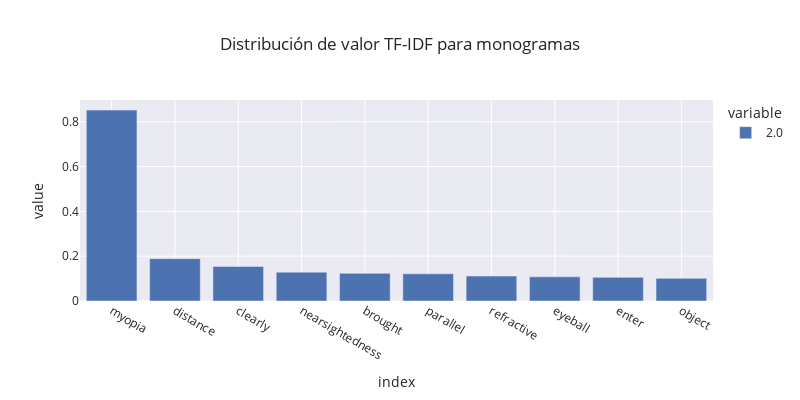
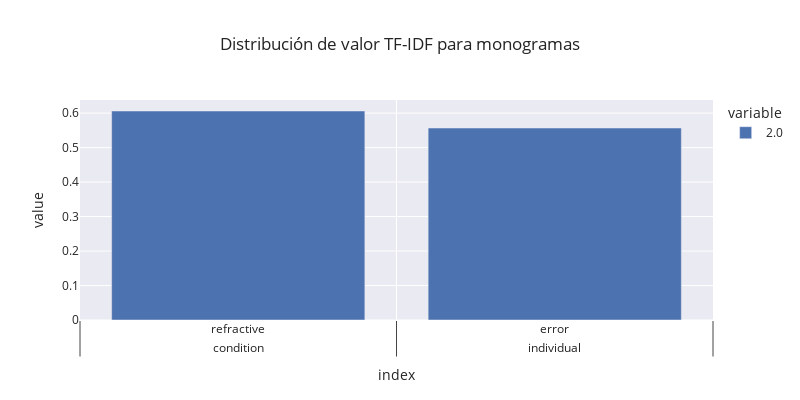
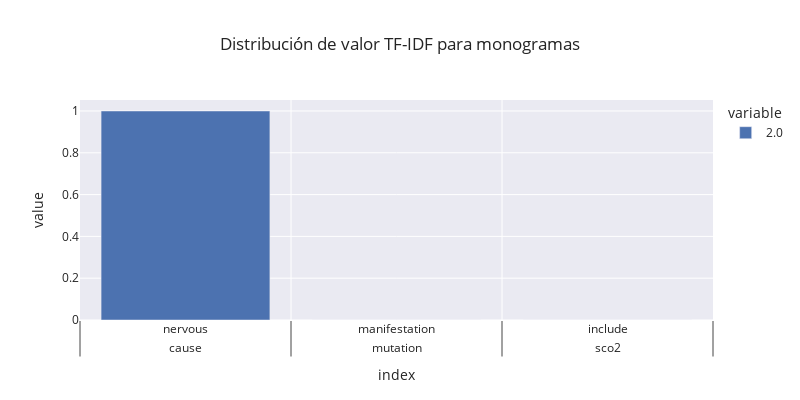

Notebook source saved alongside these figures, in order:
### Code cell
for df in tfidf_infomap_dense:
    fig = px.bar(df.loc[2].sort_values(ascending=False)[0:10],width=800, height=400, title="Distribución de valor TF-IDF para monogramas")
    fig.show()

### Figure 1 — Plotly figure (JSON) as saved in the notebook; plotly's stock layout.template omitted (floating-point values rounded to 4 significant figures)
{"data": [{"alignmentgroup": "True", "hovertemplate": "variable=2.0<br>index=%{x}<br>value=%{y}<extra></extra>", "legendgroup": "2.0", "marker": {"color": "rgb(76,114,176)", "pattern": {"shape": ""}}, "name": "2.0", "offsetgroup": "2.0", "orientation": "v", "showlegend": true, "textposition": "auto", "type": "bar", "x": ["myopia", "distance", "clearly", "nearsightedness", "brought", "parallel", "refractive", "eyeball", "enter", "object"], "xaxis": "x", "y": [0.852, 0.1889, 0.1541, 0.1288, 0.1234, 0.1212, 0.1113, 0.1077, 0.1055, 0.101], "yaxis": "y"}], "layout": {"barmode": "relative", "height": 400, "legend": {"title": {"text": "variable"}, "tracegroupgap": 0}, "title": {"text": "Distribución de valor TF-IDF para monogramas"}, "width": 800, "xaxis": {"anchor": "y", "domain": [0, 1], "title": {"text": "index"}}, "yaxis": {"anchor": "x", "domain": [0, 1], "title": {"text": "value"}}}}

### Figure 2 — Plotly figure (JSON) as saved in the notebook; plotly's stock layout.template omitted (floating-point values rounded to 4 significant figures)
{"data": [{"alignmentgroup": "True", "hovertemplate": "variable=2.0<br>index=%{x}<br>value=%{y}<extra></extra>", "legendgroup": "2.0", "marker": {"color": "rgb(76,114,176)", "pattern": {"shape": ""}}, "name": "2.0", "offsetgroup": "2.0", "orientation": "v", "showlegend": true, "textposition": "auto", "type": "bar", "x": [["condition", "individual"], ["refractive", "error"], ["mutation", "sco2"], ["vitreoretinal", "degeneration"], ["retina", "result"], ["normal", "reduce"], ["normal", "vision"], ["normal", "tissue"], ["normal", "thyroid"], ["normal", "structure"]], "xaxis": "x", "y": [0.6062, 0.5569, 0.3384, 0.327, 0.3177, 0, 0, 0, 0, 0], "yaxis": "y"}], "layout": {"barmode": "relative", "height": 400, "legend": {"title": {"text": "variable"}, "tracegroupgap": 0}, "title": {"text": "Distribución de valor TF-IDF para monogramas"}, "width": 800, "xaxis": {"anchor": "y", "domain": [0, 1], "title": {"text": "index"}}, "yaxis": {"anchor": "x", "domain": [0, 1], "title": {"text": "value"}}}}

### Figure 3 — Plotly figure (JSON) as saved in the notebook; plotly's stock layout.template omitted (floating-point values rounded to 4 significant figures)
{"data": [{"alignmentgroup": "True", "hovertemplate": "variable=2.0<br>index=%{x}<br>value=%{y}<extra></extra>", "legendgroup": "2.0", "marker": {"color": "rgb(76,114,176)", "pattern": {"shape": ""}}, "name": "2.0", "offsetgroup": "2.0", "orientation": "v", "showlegend": true, "textposition": "auto", "type": "bar", "x": [["cause", "mutation", "sco2"], ["nervous", "manifestation", "include"], ["neuroacanthocytosis", "term", "characterize"], ["neural", "tube", "defect"], ["nervous", "sign", "symptom"], ["nervous", "peripheral", "nervous"], ["nervous", "occurs", "childhood"], ["nervous", "occur", "middle"], ["nervous", "malformation", "characterize"], ["nerve", "spinal", "cord"]], "xaxis": "x", "y": [1, 0, 0, 0, 0, 0, 0, 0, 0, 0], "yaxis": "y"}], "layout": {"barmode": "relative", "height": 400, "legend": {"title": {"text": "variable"}, "tracegroupgap": 0}, "title": {"text": "Distribución de valor TF-IDF para monogramas"}, "width": 800, "xaxis": {"anchor": "y", "domain": [0, 1], "title": {"text": "index"}}, "yaxis": {"anchor": "x", "domain": [0, 1], "title": {"text": "value"}}}}
